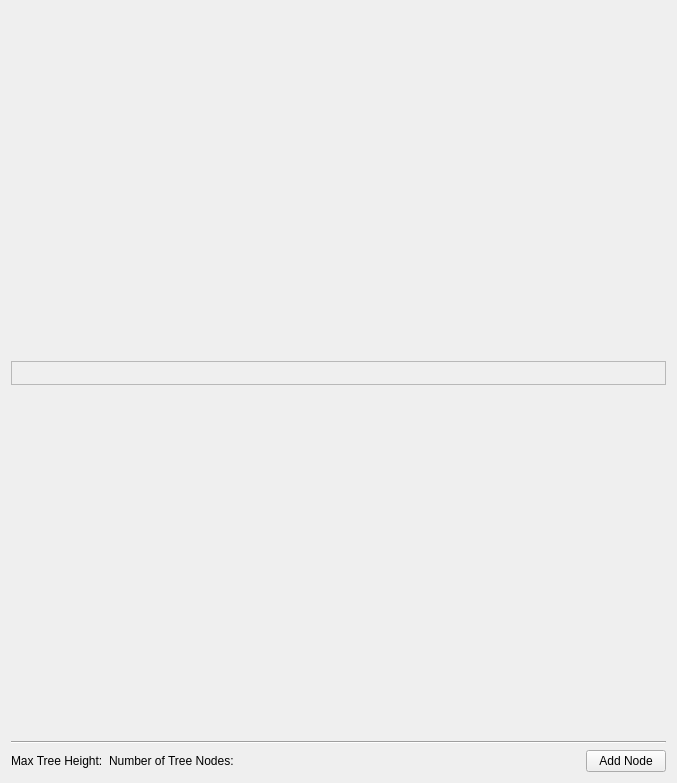
<?xml version="1.0" encoding="UTF-8"?>
<ui version="4.0">
 <class>TreeViewClass</class>
 <widget class="QMainWindow" name="TreeViewClass">
  <property name="geometry">
   <rect>
    <x>0</x>
    <y>0</y>
    <width>677</width>
    <height>783</height>
   </rect>
  </property>
  <property name="windowTitle">
   <string>Binary Tree Visualization</string>
  </property>
  <widget class="QWidget" name="centralWidget">
   <layout class="QVBoxLayout" name="verticalLayout">
    <item>
     <spacer name="verticalSpacer_6">
      <property name="orientation">
       <enum>Qt::Vertical</enum>
      </property>
      <property name="sizeHint" stdset="0">
       <size>
        <width>20</width>
        <height>40</height>
       </size>
      </property>
     </spacer>
    </item>
    <item>
     <widget class="QFrame" name="frame_tree">
      <property name="frameShape">
       <enum>QFrame::StyledPanel</enum>
      </property>
      <property name="frameShadow">
       <enum>QFrame::Raised</enum>
      </property>
      <layout class="QVBoxLayout" name="verticalLayout_treeframe">
       <item>
        <layout class="QVBoxLayout" name="verticalLayout_frame"/>
       </item>
      </layout>
     </widget>
    </item>
    <item>
     <spacer name="verticalSpacer_7">
      <property name="orientation">
       <enum>Qt::Vertical</enum>
      </property>
      <property name="sizeHint" stdset="0">
       <size>
        <width>20</width>
        <height>40</height>
       </size>
      </property>
     </spacer>
    </item>
    <item>
     <widget class="Line" name="line">
      <property name="orientation">
       <enum>Qt::Horizontal</enum>
      </property>
     </widget>
    </item>
    <item>
     <layout class="QHBoxLayout" name="horizontalLayout_2">
      <item>
       <widget class="QLabel" name="label_max_height">
        <property name="text">
         <string>Max Tree Height:</string>
        </property>
       </widget>
      </item>
      <item>
       <widget class="QLabel" name="label_num_nodes">
        <property name="text">
         <string>Number of Tree Nodes: </string>
        </property>
       </widget>
      </item>
      <item>
       <spacer name="horizontalSpacer_2">
        <property name="orientation">
         <enum>Qt::Horizontal</enum>
        </property>
        <property name="sizeHint" stdset="0">
         <size>
          <width>40</width>
          <height>20</height>
         </size>
        </property>
       </spacer>
      </item>
      <item>
       <widget class="QPushButton" name="btn_add_node">
        <property name="text">
         <string>Add Node</string>
        </property>
       </widget>
      </item>
     </layout>
    </item>
   </layout>
  </widget>
  <widget class="QMenuBar" name="menuBar">
   <property name="geometry">
    <rect>
     <x>0</x>
     <y>0</y>
     <width>677</width>
     <height>21</height>
    </rect>
   </property>
  </widget>
 </widget>
 <layoutdefault spacing="6" margin="11"/>
 <resources>
  <include location="BinaryTree.qrc"/>
 </resources>
 <connections/>
</ui>
